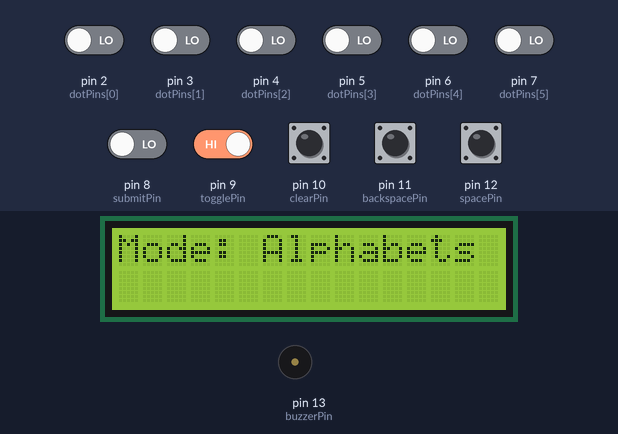
Bench run of a sketch on a simulated Arduino Uno, built with avr-gcc and run on an emulated ATmega328P. On the bench: 16×2 character LCD, buzzer (waves = sounding). Inputs (shaded band) come from the test bench; at power-on: pin 9 (togglePin), pin 10 (clearPin), pin 11 (backspacePin), pin 12 (spacePin) HIGH, pin 2 (dotPins[0]), pin 3 (dotPins[1]), pin 4 (dotPins[2]), pin 5 (dotPins[3]), pin 6 (dotPins[4]), pin 7 (dotPins[5]), pin 8 (submitPin) LOW.

Above: at 1.2 s.
1.3 s: pin 8 (submitPin) driven HIGH
At 1.51 s:
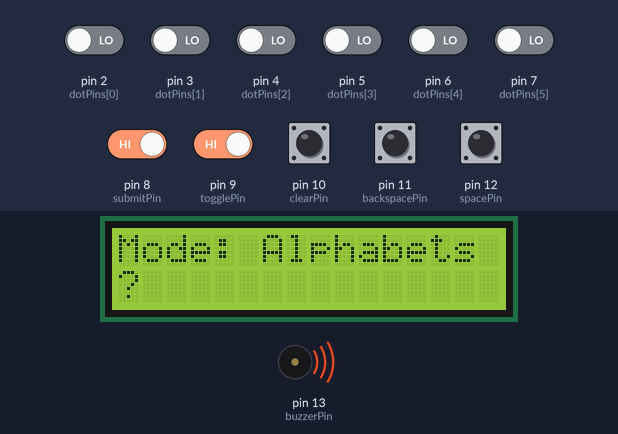
At 2.4 s:
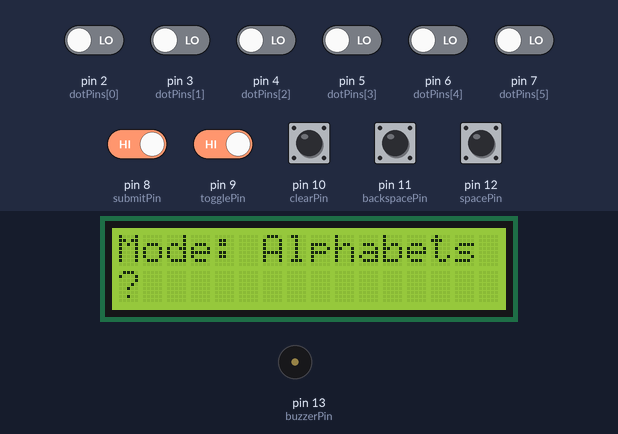
Timing chart, 0 to 4.3 s (numbered marks = the images above; inputs shaded):
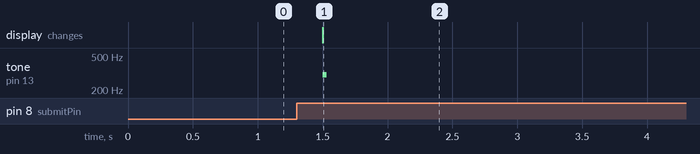

The sketch:

conversion_code.ino
```cpp
#include <Wire.h>
#include <LiquidCrystal_I2C.h>

LiquidCrystal_I2C lcd(0x27, 16, 2);

const int dotPins[6] = {2, 3, 4, 5, 6, 7};
const int submitPin = 8;
const int togglePin = 9;
const int clearPin = 10;
const int backspacePin = 11;
const int spacePin = 12;
const int buzzerPin = 13; // Buzzer pin

bool latchedDots[6] = {0};
bool isNumberMode = false;
bool lastToggleState = HIGH;
bool lastClearState = HIGH;
bool lastBackspaceState = HIGH;
bool lastSpaceState = HIGH;

int cursorPos = 0;

void setup() {
  lcd.init();
  lcd.backlight();
  Serial.begin(9600);

  for (int i = 0; i < 6; i++) pinMode(dotPins[i], INPUT);
  pinMode(submitPin, INPUT);

  pinMode(togglePin, INPUT_PULLUP);
  pinMode(clearPin, INPUT_PULLUP);
  pinMode(backspacePin, INPUT_PULLUP);
  pinMode(spacePin, INPUT_PULLUP);
  pinMode(buzzerPin, OUTPUT);

  lcd.setCursor(0, 0);
  lcd.print("Ready...");
  showMode();
}

void loop() {
  checkToggle();
  checkClear();
  checkBackspace();
  checkSpace();

  for (int i = 0; i < 6; i++) {
    if (digitalRead(dotPins[i]) == HIGH) {
      latchedDots[i] = true;
    }
  }

  if (digitalRead(submitPin) == HIGH) {
    delay(200);
    int brailleValue = 0;
    for (int i = 0; i < 6; i++) {
      if (latchedDots[i]) {
        brailleValue |= (1 << i);
      }
    }

    char result = isNumberMode ? brailleToNumber(brailleValue) : brailleToChar(brailleValue);
    if (cursorPos < 16) {
      lcd.setCursor(cursorPos, 1);
      lcd.print(result);
      cursorPos++;
    }

    if (result == '?') {
      tone(buzzerPin, 300, 30); // beep for invalid input
    }

    for (int i = 0; i < 6; i++) latchedDots[i] = false;
    while (digitalRead(submitPin) == HIGH);
  }
}

void checkToggle() {
  bool currentToggleState = digitalRead(togglePin);
  if (currentToggleState == LOW && lastToggleState == HIGH) {
    isNumberMode = !isNumberMode;
    showMode();
    tone(buzzerPin, 300, 30); // soft beep same as backspace
    if (!isNumberMode) {
      delay(100);
      tone(buzzerPin, 300, 30); // second beep for alpha mode
    }
  }
  lastToggleState = currentToggleState;
}

void checkClear() {
  bool currentClearState = digitalRead(clearPin);
  if (currentClearState == LOW && lastClearState == HIGH) {
    lcd.clear();
    showMode();
    cursorPos = 0;
    delay(200);
  }
  lastClearState = currentClearState;
}

void checkBackspace() {
  bool currentBackspaceState = digitalRead(backspacePin);
  if (currentBackspaceState == LOW && lastBackspaceState == HIGH) {
    if (cursorPos > 0) {
      cursorPos--;
      lcd.setCursor(cursorPos, 1);
      lcd.print(" ");
      tone(buzzerPin, 300, 30); // quick soft backspace beep
    }
    delay(200);
  }
  lastBackspaceState = currentBackspaceState;
}

void checkSpace() {
  bool currentSpaceState = digitalRead(spacePin);
  if (currentSpaceState == LOW && lastSpaceState == HIGH) {
    if (cursorPos < 16) {
      lcd.setCursor(cursorPos, 1);
      lcd.print(" ");
      cursorPos++;
    }
    delay(200);
  }
  lastSpaceState = currentSpaceState;
}

void showMode() {
  lcd.setCursor(0, 0);
  lcd.print("Mode: ");
  lcd.print(isNumberMode ? "Numbers  " : "Alphabets");
  lcd.setCursor(cursorPos, 1);
}

char brailleToChar(int value) {
  switch (value) {
    case 0b000001: return 'a';
    case 0b000011: return 'b';
    case 0b001001: return 'c';
    case 0b011001: return 'd';
    case 0b010001: return 'e';
    case 0b001011: return 'f';
    case 0b011011: return 'g';
    case 0b010011: return 'h';
    case 0b001010: return 'i';
    case 0b011010: return 'j';
    case 0b000101: return 'k';
    case 0b000111: return 'l';
    case 0b001101: return 'm';
    case 0b011101: return 'n';
    case 0b010101: return 'o';
    case 0b001111: return 'p';
    case 0b011111: return 'q';
    case 0b010111: return 'r';
    case 0b001110: return 's';
    case 0b011110: return 't';
    case 0b100101: return 'u';
    case 0b100111: return 'v';
    case 0b111010: return 'w';
    case 0b101101: return 'x';
    case 0b111101: return 'y';
    case 0b110101: return 'z';
    default: return '?';
  }
}

char brailleToNumber(int value) {
  switch (value) {
    case 0b000001: return '1';
    case 0b000011: return '2';
    case 0b001001: return '3';
    case 0b011001: return '4';
    case 0b010001: return '5';
    case 0b001011: return '6';
    case 0b011011: return '7';
    case 0b010011: return '8';
    case 0b001010: return '9';
    case 0b011010: return '0';
    default: return '?';
  }
}
```

Measured:
- after the input at 1.3 s, tone on pin 13 (buzzerPin): silent → 300 Hz after 0.20 s, → silent 0.03 s later; the display: changes after 0.20 s (image 1)
